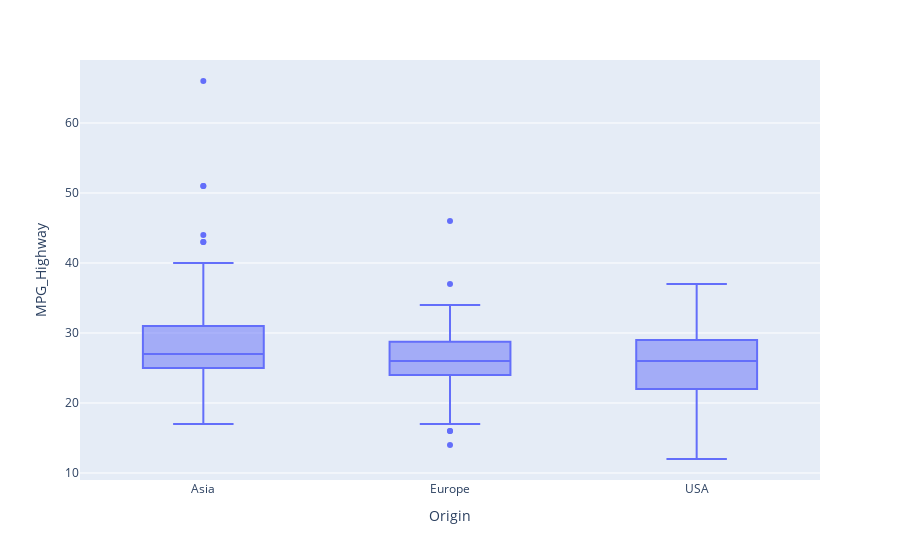

This figure's notebook cell:
### Code cell
fig = px.box(df, x="Origin", y="MPG_Highway")
fig.show()

### Figure 1 — Plotly figure (JSON) as saved in the notebook; plotly's stock layout.template omitted (floating-point values rounded to 4 significant figures; data arrays with more than 128 entries replaced by an {"elided": "..."} marker saying what was removed)
{"data": [{"alignmentgroup": "True", "hovertemplate": "Origin=%{x}<br>MPG_Highway=%{y}<extra></extra>", "legendgroup": "", "marker": {"color": "#636efa"}, "name": "", "notched": false, "offsetgroup": "", "orientation": "v", "showlegend": false, "type": "box", "x": {"elided": "428 str values"}, "x0": " ", "xaxis": "x", "y": {"elided": "428 int values"}, "y0": " ", "yaxis": "y"}], "layout": {"boxmode": "group", "legend": {"tracegroupgap": 0}, "margin": {"t": 60}, "xaxis": {"anchor": "y", "domain": [0, 1], "title": {"text": "Origin"}}, "yaxis": {"anchor": "x", "domain": [0, 1], "title": {"text": "MPG_Highway"}}}}
